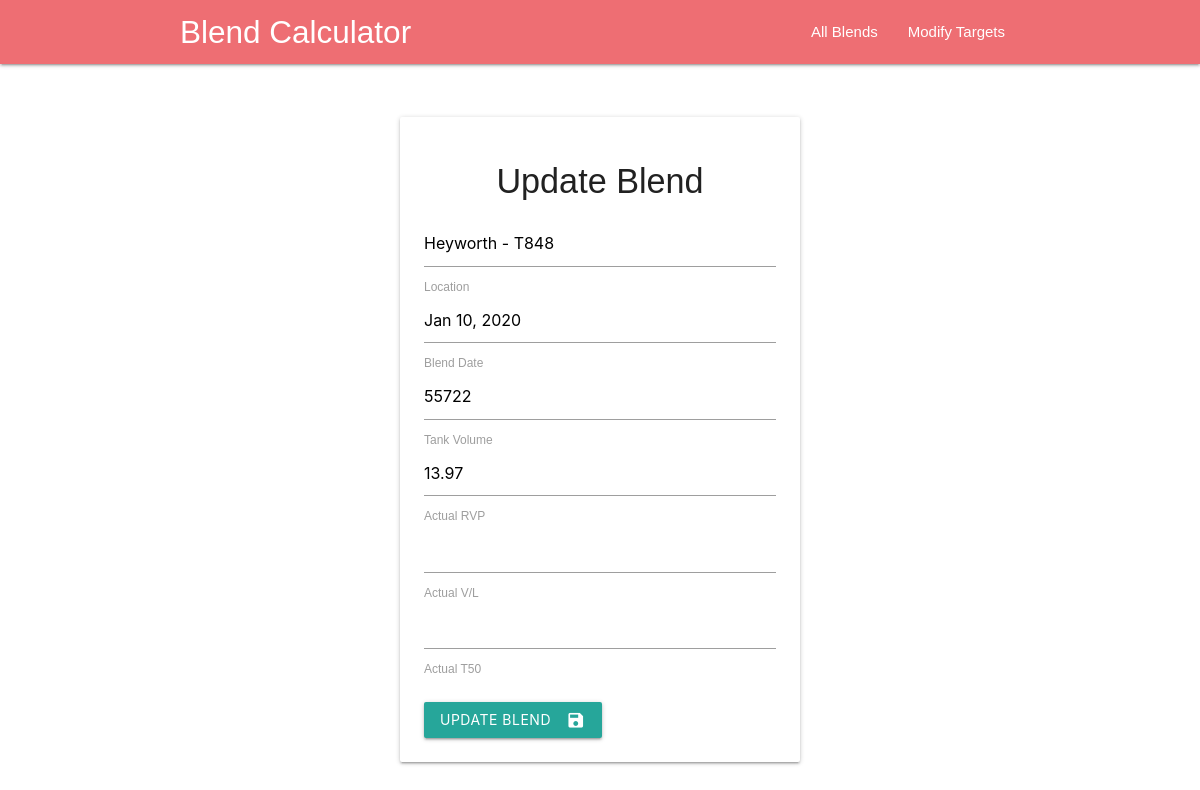
Screenshot of /update/7 with the database file from the repository.
### app.py (models this page shows, shortened)
class Blend(db.Model):
    id = db.Column(db.Integer, primary_key=True)
    location = db.Column(db.String(200), nullable=False)
    tankvolume = db.Column(db.String(200), default=0)
    actualrvp = db.Column(db.String(200), nullable=False)
    actualvl = db.Column(db.String(200), default=0)
    actualt50 = db.Column(db.String(200), default=0)
    finalcalc = db.Column(db.String(200))
    blenddate = db.Column(db.String(200))
    blendlimit = db.Column(db.String(200))

### app.py (the view)
@app.route('/update/<int:id>', methods=['GET', 'POST'])
def update(id):
    blend = Blend.query.get_or_404(id)
    if request.method =='POST':
        blend.location = request.form['location']
        blend.blenddate = request.form['blenddate']
        blend.tankvolume = request.form['tankvolume']
        blend.actualrvp = request.form['actualrvp']
        blend.actualvl = request.form['actualvl']
        blend.actualt50 = request.form['actualt50']
        try:
            db.session.commit()
            return redirect('/')
        except:
            return 'There was an issue updating your blend'
    else:
        return render_template('update.html', blend=blend)

### templates/update.html (shortened to what this page needs)
{% extends 'base.html' %}
{% block body %}
    <div class="content">
        <br>
        <br>
        <div class="card-panel">
            <h4 style="text-align: center">Update Blend</h4>
            <div class="form">
                <form action="/update/{{ blend.id }}" method="POST">
                    <input placeholder="Location" type="text" name="location" id="location"
                           value="{{ blend.location }}">
                    <label class="active" for="location">Location</label>
                    <input type="text" class="datepicker" name="blenddate" id="blenddate" value="{{ blend.blenddate }}">
                    <label class="active" for="blenddate">Blend Date</label>
                    <input type="text" name="tankvolume" id="tankvolume" value="{{ blend.tankvolume }}">
                    <label class="active" for="tankvolume">Tank Volume</label>
                    <input type="text" name="actualrvp" id="actualrvp" value="{{ blend.actualrvp }}">
                    <label class="active" for="actualrvp">Actual RVP</label>
                    <input type="text" name="actualvl" id="actualvl" value="{{ blend.actualvl }}">
                    <label class="active" for="actualvl">Actual V/L</label>
                    <input type="text" name="actualt50" id="actualt50" value="{{ blend.actualt50 }}">
                    <label class="active" for="actualt50">Actual T50</label>
                    <br>
                    <br>
                    <button class="btn waves-effect waves-light" type="submit" name="action">Update Blend
                        <i class="material-icons right">save</i>
                    </button>
                </form>
            </div>
        </div>
    </div>
{% endblock %}

### static/CSS/main.css (style rules this page uses)
body, html { margin: 0; font-family: sans-serif; }
.content { margin: 0 auto; width: 400px; }
.form { margin-top: 20px; }

### rows the page displays
Blend: location "Heyworth - T848", blenddate "Jan 10, 2020", tankvolume "55722", actualrvp "13.97"
